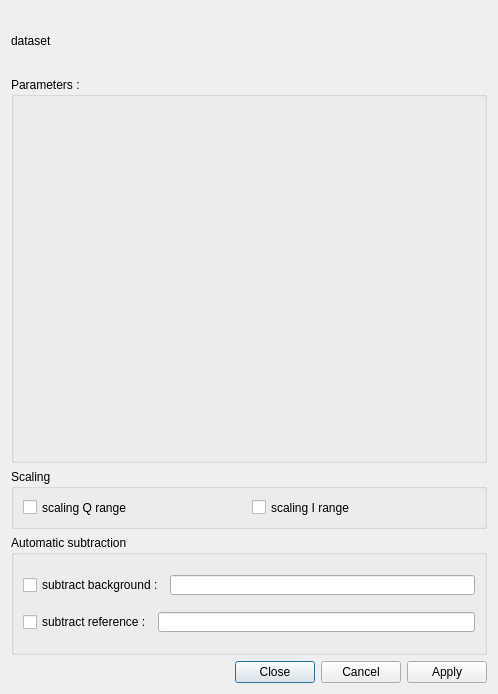
<?xml version="1.0" encoding="UTF-8"?>
<ui version="4.0">
 <class>dlgSAXSAbsolute</class>
 <widget class="QDialog" name="dlgSAXSAbsolute">
  <property name="geometry">
   <rect>
    <x>0</x>
    <y>0</y>
    <width>498</width>
    <height>694</height>
   </rect>
  </property>
  <property name="minimumSize">
   <size>
    <width>0</width>
    <height>553</height>
   </size>
  </property>
  <property name="windowTitle">
   <string>Absolute Intensities</string>
  </property>
  <layout class="QVBoxLayout" name="verticalLayout">
   <item>
    <widget class="QLabel" name="labelDataset">
     <property name="minimumSize">
      <size>
       <width>0</width>
       <height>20</height>
      </size>
     </property>
     <property name="maximumSize">
      <size>
       <width>16777215</width>
       <height>60</height>
      </size>
     </property>
     <property name="baseSize">
      <size>
       <width>0</width>
       <height>0</height>
      </size>
     </property>
     <property name="text">
      <string>dataset</string>
     </property>
     <property name="alignment">
      <set>Qt::AlignJustify|Qt::AlignVCenter</set>
     </property>
    </widget>
   </item>
   <item>
    <widget class="QGroupBox" name="groupBox">
     <property name="title">
      <string>Parameters :</string>
     </property>
     <layout class="QGridLayout" name="gridLayout">
      <item row="0" column="0">
       <layout class="QFormLayout" name="formLayout">
        <property name="fieldGrowthPolicy">
         <enum>QFormLayout::AllNonFixedFieldsGrow</enum>
        </property>
        <property name="labelAlignment">
         <set>Qt::AlignRight|Qt::AlignTrailing|Qt::AlignVCenter</set>
        </property>
       </layout>
      </item>
     </layout>
    </widget>
   </item>
   <item>
    <widget class="QGroupBox" name="groupBox_2">
     <property name="maximumSize">
      <size>
       <width>16777215</width>
       <height>60</height>
      </size>
     </property>
     <property name="title">
      <string>Scaling</string>
     </property>
     <layout class="QHBoxLayout" name="horizontalLayout">
      <item>
       <layout class="QHBoxLayout" name="horizontalLayout_4">
        <item>
         <widget class="QCheckBox" name="checkQrange">
          <property name="text">
           <string>scaling Q range</string>
          </property>
         </widget>
        </item>
        <item>
         <widget class="QCheckBox" name="checkIrange">
          <property name="text">
           <string>scaling I range</string>
          </property>
         </widget>
        </item>
       </layout>
      </item>
     </layout>
    </widget>
   </item>
   <item>
    <widget class="QGroupBox" name="groupBoxBack">
     <property name="maximumSize">
      <size>
       <width>16777215</width>
       <height>120</height>
      </size>
     </property>
     <property name="title">
      <string>Automatic subtraction</string>
     </property>
     <layout class="QVBoxLayout" name="verticalLayout_2">
      <property name="sizeConstraint">
       <enum>QLayout::SetDefaultConstraint</enum>
      </property>
      <item>
       <layout class="QHBoxLayout" name="horizontalLayout_3">
        <item>
         <widget class="QCheckBox" name="checkSubtractBack">
          <property name="maximumSize">
           <size>
            <width>16777215</width>
            <height>20</height>
           </size>
          </property>
          <property name="text">
           <string>subtract background :</string>
          </property>
         </widget>
        </item>
        <item>
         <widget class="QLineEdit" name="txtBackground">
          <property name="maximumSize">
           <size>
            <width>16777215</width>
            <height>20</height>
           </size>
          </property>
         </widget>
        </item>
       </layout>
      </item>
      <item>
       <layout class="QHBoxLayout" name="horizontalLayout_2">
        <item>
         <widget class="QCheckBox" name="checkSubstractRef">
          <property name="maximumSize">
           <size>
            <width>16777215</width>
            <height>20</height>
           </size>
          </property>
          <property name="text">
           <string>subtract reference :</string>
          </property>
         </widget>
        </item>
        <item>
         <widget class="QLineEdit" name="txtReference">
          <property name="maximumSize">
           <size>
            <width>16777215</width>
            <height>20</height>
           </size>
          </property>
         </widget>
        </item>
       </layout>
      </item>
     </layout>
    </widget>
   </item>
   <item>
    <widget class="QDialogButtonBox" name="buttonBox">
     <property name="orientation">
      <enum>Qt::Horizontal</enum>
     </property>
     <property name="standardButtons">
      <set>QDialogButtonBox::Apply|QDialogButtonBox::Cancel|QDialogButtonBox::Close</set>
     </property>
    </widget>
   </item>
  </layout>
 </widget>
 <resources/>
 <connections>
  <connection>
   <sender>buttonBox</sender>
   <signal>rejected()</signal>
   <receiver>dlgSAXSAbsolute</receiver>
   <slot>reject()</slot>
   <hints>
    <hint type="sourcelabel">
     <x>316</x>
     <y>260</y>
    </hint>
    <hint type="destinationlabel">
     <x>286</x>
     <y>274</y>
    </hint>
   </hints>
  </connection>
 </connections>
</ui>
